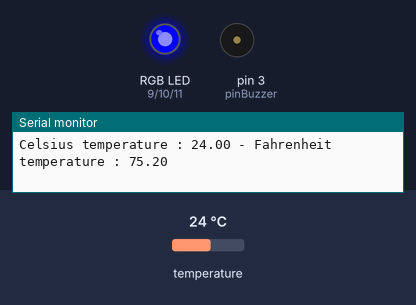
A sketch run on a simulated Arduino Uno, built with avr-gcc and run on an emulated ATmega328P. Parts: an RGB LED mixed from three pins (HIGH = lit), buzzer (waves = sounding), the last lines printed to the serial monitor. Dashed ring = blinking. The inputs (shaded band) are chosen by the test bench; at power-on: temperature 24 °C.

Above: at 1.5 s.
1.6 s: temperature set to 34.7 °C
3.5 s: temperature set to 35.9 °C
At 3.97 s:
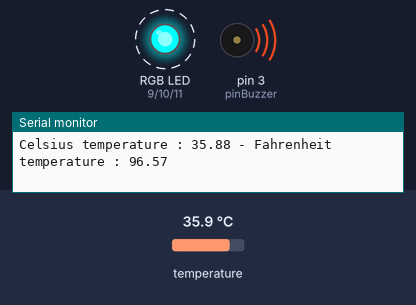
At 5.5 s:
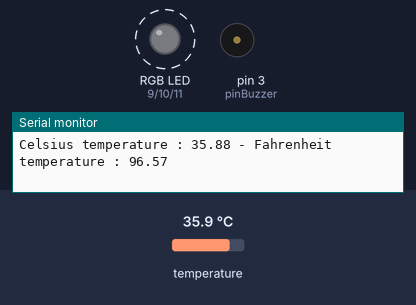
6.5 s: temperature set to 36.9 °C
9.5 s: temperature set to 38 °C
At 12.4 s:
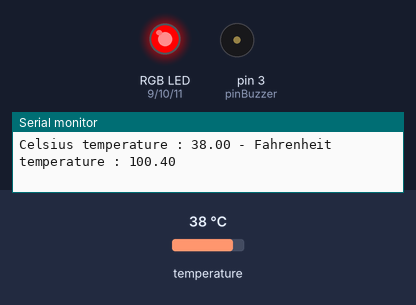
Timing chart, 0 to 13.5 s (numbered marks = the images above; inputs shaded):
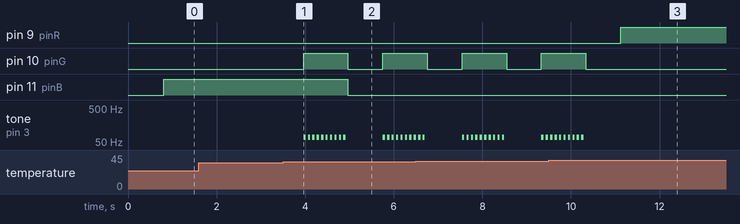

The sketch:

Autometic_Heat_Indicator.ino
```cpp
/*
 * Safe Temperature below - 98.6
 */

/// OneWire
/*
 * Digital 2 - dataBus ( yellow )
 * 5v - Vcc ( Red )
 * GND - GND ( Black )
 *
 * 5v - 4.7k resistor - dataBus
 * 5v - Vcc
 *
 *
 */

/// RGB LED
/*
 * Longest - GND
 * Longest is 2nd. 1-R, 3-G, 4-B
 * R->9, G->10, B->11
 * 220 ohm to all
 * positive to all R, G and B through 220 ohm.
 */

 /// Buzzer
 /*
  * + 3
  */

#include<OneWire.h>
#include<DallasTemperature.h>

// Data wire is connected to Arduino digital pin 2
#define ONE_WIRE_BUS 2

// Setup an oneWire instance to communicate with any OneWire devices
OneWire oneWire( ONE_WIRE_BUS );

// pass oneWire reference to Dallas Temperature sensor
DallasTemperature sensors( &oneWire );

int pinR = 9, pinG = 10, pinB = 11, delayTime1 = 1000, cont = 0, cuPin, offPin1, offPin2, a_i, b_i, pinBuzzer = 3 ;
double cuTF;


void checkIt(){
  cuTF = sensors.getTempFByIndex( 0 );

  if( cuTF <= 96 ){
    cuPin = pinB;
    offPin1 = pinR;
    offPin2 = pinG;
  }
  else if ( cuTF >= 99 ){
    cuPin = pinR;
    offPin1 = pinG;
    offPin2 = pinB;
  }
  else{
    cuPin = pinG;
    offPin1 = pinR;
    offPin2 = pinB;
  }

}

void gotIt(){
  for( a_i=1; a_i<=10; a_i++ ){
    digitalWrite( cuPin, HIGH );
    //analogWrite( pinBuzzer, 200 );
    tone( pinBuzzer, 70, 50 );
    delay( 100 );
    digitalWrite( cuPin, LOW );
    //analogWrite( pinBuzzer, 0 );
  }
}

void light(){
  /*
  cont %= 3;
  if( cont == 0 ) cuPin = pinR;
  if( cont == 1 ) cuPin = pinG;
  if( cont == 2 ) cuPin = pinB;
  */

  if( cuPin == pinG ) gotIt();
  else
  digitalWrite( cuPin, HIGH );
  digitalWrite( offPin1, LOW );
  digitalWrite( offPin2, LOW );

  //delay( delayTime1 );

  cont++;
}


void setup() {

  /// LED
  pinMode( pinR, OUTPUT );
  pinMode( pinG, OUTPUT );
  pinMode( pinB, OUTPUT );

  /// Buzzer
  pinMode( pinBuzzer, OUTPUT );

  // Start serial communication for debugging purpose
  Serial.begin( 9600 );

  // Start up the library
  sensors.begin();

}

void loop() {

  // Call sensors.requestTemperatures() to issue a global temperature and Requests to all devices on the bus
  sensors.requestTemperatures();

  Serial.print( "Celsius temperature : " );

  // Why "byIndex"? You can have more than one IC on the same bus. 0 refers to the first IC on the wire
  Serial.print( sensors.getTempCByIndex( 0 ) );
  Serial.print( " - Fahrenheit temperature : " );
  Serial.println( sensors.getTempFByIndex( 0 ) );

  //Check it.
  checkIt();

  //delay( 1000 );

  light();

  //delay( delayTime1 );

}
```

Measured:
- the behaviour switches between 35.5 and 35.6 °C on temperature (found by bisection; images 0 and 1)
- the behaviour switches between 37.2 and 37.3 °C on temperature (found by bisection; images 2 and 3)
- after the input at 3.5 s, pin 10 (pinG): LOW → HIGH after 0.46 s, → LOW 1.0 s later, → HIGH 0.79 s later; pin 11 (pinB): HIGH → LOW after 1.5 s; tone on pin 3 (pinBuzzer): goes 9 × (70 Hz 0.05 s, silent 0.05 s), 70 Hz 0.05 s, silent 0.84 s, 7 × (70 Hz 0.05 s, silent 0.05 s), then 70 Hz, starting after 0.46 s
- after the input at 9.5 s, pin 9 (pinR): LOW → HIGH after 1.6 s; pin 10 (pinG): goes on until 10.3 s, then stays LOW; tone on pin 3 (pinBuzzer): goes on until 10.3 s, then stays silent
